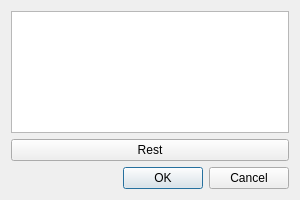
<?xml version="1.0" encoding="UTF-8"?>
<ui version="4.0">
 <class>ASCIIBox</class>
 <widget class="QDialog" name="ASCIIBox">
  <property name="geometry">
   <rect>
    <x>0</x>
    <y>0</y>
    <width>300</width>
    <height>200</height>
   </rect>
  </property>
  <property name="windowTitle">
   <string>ASCII Text...</string>
  </property>
  <layout class="QVBoxLayout" name="verticalLayout_2">
   <item>
    <widget class="QTextEdit" name="textEdit"/>
   </item>
   <item>
    <widget class="QPushButton" name="pushButton">
     <property name="text">
      <string>Rest</string>
     </property>
    </widget>
   </item>
   <item>
    <widget class="QDialogButtonBox" name="buttonBox">
     <property name="orientation">
      <enum>Qt::Horizontal</enum>
     </property>
     <property name="standardButtons">
      <set>QDialogButtonBox::Cancel|QDialogButtonBox::Ok</set>
     </property>
    </widget>
   </item>
  </layout>
 </widget>
 <resources/>
 <connections>
  <connection>
   <sender>buttonBox</sender>
   <signal>accepted()</signal>
   <receiver>ASCIIBox</receiver>
   <slot>accept()</slot>
   <hints>
    <hint type="sourcelabel">
     <x>248</x>
     <y>254</y>
    </hint>
    <hint type="destinationlabel">
     <x>157</x>
     <y>274</y>
    </hint>
   </hints>
  </connection>
  <connection>
   <sender>buttonBox</sender>
   <signal>rejected()</signal>
   <receiver>ASCIIBox</receiver>
   <slot>reject()</slot>
   <hints>
    <hint type="sourcelabel">
     <x>316</x>
     <y>260</y>
    </hint>
    <hint type="destinationlabel">
     <x>286</x>
     <y>274</y>
    </hint>
   </hints>
  </connection>
 </connections>
</ui>
